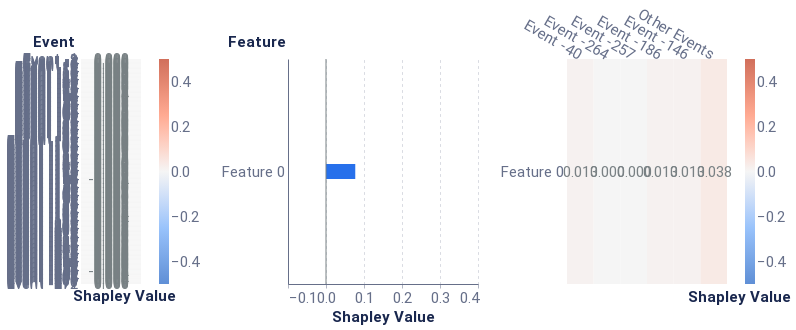

This figure's notebook cell:
### Markdown cell above
#### Local report

### Code cell
from timeshap.explainer import local_report

#pruning_dict = {'tol': 0.025}
pruning_dict = None
event_dict = {'rs': 42, 'nsamples': 32000}
feature_dict = {'rs': 42, 'nsamples': 32000, 'feature_names': None, 'plot_features': None}
cell_dict = {'rs': 42, 'nsamples': 32000, 'top_x_feats': 1, 'top_x_events': 5}
local_report(f, random_sequence, pruning_dict, event_dict, feature_dict, cell_dict=cell_dict, baseline=average_event)

### Figure 1 — Vega-Lite specification as saved in the notebook (floating-point values rounded to 4 significant figures; data arrays with more than 128 entries replaced by an {"elided": "..."} marker saying what was removed)
{"config": {"axis": {"domain": true, "domainColor": "#666F89", "grid": false, "gridCap": "round", "gridColor": "#B3B7C4", "gridDash": [2, 4], "gridWidth": 0.5, "labelColor": "#666F89", "labelFont": "Roboto, Arial, sans-serif", "labelPadding": 2, "tickColor": "#666F89", "tickOpacity": 0.5, "tickSize": 4, "titleColor": "#19274E", "titleFont": "Roboto, Arial, sans-serif", "titleFontSize": 12}, "axisBand": {"domain": true, "labelPadding": 4, "ticks": false}, "axisY": {"domain": false, "titleAlign": "left", "titleAngle": 0, "titleX": -20, "titleY": -10}, "legend": {"labelColor": "#666F89", "labelFont": "Roboto, Arial, sans-serif", "labelFontSize": 12, "symbolSize": 40, "titleColor": "#19274E", "titleFont": "Roboto, Arial, sans-serif", "titleFontSize": 12, "titlePadding": 4}, "arc": {"stroke": "#FFFFFF", "strokeWidth": 1}, "bar": {"fill": "#2770EB", "stroke": null}, "line": {"stroke": "#2770EB", "strokeWidth": 2}, "path": {"stroke": "#2770EB", "strokeWidth": 0.5}, "point": {"fill": "#2770EB", "shape": "circle", "filled": true}, "rect": {"fill": "#2770EB"}, "rule": {"stroke": "#666F89"}, "shape": {"stroke": "#2770EB"}, "text": {"color": "#19274E", "font": "Roboto, Arial, sans-serif", "fontSize": 12}, "range": {"category": ["#2770EB", "#77B98A", "#DA5252", "#FFC400", "#A87AEA", "#00A39E", "#19274E"], "diverging": ["#006360", "#2BB3AE", "#96D9D7", "#FFFFFF", "#EDAAAA", "#DA5252", "#811D1D"], "heatmap": ["#18448F", "#1B4EA5", "#2770EB", "#4C88EE", "#82ACF3", "#A6C4F7", "#E9F1FD"], "ramp": ["#18448F", "#1B4EA5", "#2770EB", "#4C88EE", "#82ACF3", "#A6C4F7", "#E9F1FD"]}, "background": "#FFFFFF", "group": {"fill": "#FFFFFF"}, "header": {"labelColor": "#19274E", "labelFont": "Roboto, Arial, sans-serif", "labelFontSize": 12, "titleColor": "#19274E", "titleFont": "Roboto, Arial, sans-serif", "titleFontSize": 16}, "title": {"anchor": "start", "color": "#19274E", "font": "Roboto, Arial, sans-serif", "fontSize": 20, "fontWeight": "bold", "offset": 20, "subtitleColor": "#19274E", "subtitleFontSize": 16}, "view": {"continuousHeight": 300, "continuousWidth": 400, "stroke": "transparent"}}, "hconcat": [{"layer": [{"mark": "rect", "encoding": {"color": {"field": "rounded", "legend": {"gradientLength": 225, "gradientThickness": 10, "labelFontSize": 15, "orient": "right"}, "scale": {"domain": [-0.5, 0.5], "range": ["#5f8fd6", "#99c3fb", "#f5f5f5", "#ffaa92", "#d16f5b"]}, "title": null, "type": "quantitative"}, "x": {"axis": {"title": "Shapley Value", "titleFontSize": 15}, "field": "column", "type": "ordinal"}, "y": {"axis": {"domain": false, "labelFontSize": 15, "title": "Event", "titleFontSize": 15, "titleX": -49}, "field": "Feature", "sort": {"elided": "272 str values"}, "type": "ordinal"}}}, {"mark": {"type": "text", "align": "right", "baseline": "middle", "color": "#798184", "dx": 18, "fontSize": 15}, "encoding": {"text": {"field": "rounded_str", "type": "nominal"}, "x": {"axis": {"domain": false, "labels": false, "title": "Shapley Value", "titleX": 43}, "field": "column", "type": "ordinal"}, "y": {"axis": {"domain": false, "labelFontSize": 15, "title": "Event", "titleFontSize": 15, "titleX": -49}, "field": "Feature", "sort": {"elided": "272 str values"}, "type": "ordinal"}}}], "data": {"name": "data-046ed8f7468acef7d2f706cc01ff87c3"}, "height": 225, "width": 60}, {"layer": [{"data": {"name": "data-8e1da55ec47b248656d5f36600244b6b"}, "mark": {"type": "bar", "size": 15, "thickness": 1}, "encoding": {"x": {"axis": {"grid": true, "labelFontSize": 15, "title": "Shapley Value", "titleFontSize": 15}, "field": "Shapley Value", "scale": {"domain": [-0.1, 0.4]}, "type": "quantitative"}, "y": {"axis": {"labelFontSize": 15, "title": "Feature", "titleFontSize": 15, "titleX": -61}, "field": "Feature", "sort": {"field": "sort_col", "order": "descending"}, "type": "nominal"}}}, {"data": {"name": "data-9c00aa9dc2b1c1a0b4bf9b34ead12925"}, "mark": {"type": "rule", "color": "#798184"}, "encoding": {"x": {"field": "x", "type": "quantitative"}}}], "height": 225, "width": 190}, {"layer": [{"mark": "rect", "encoding": {"color": {"field": "rounded", "legend": {"gradientLength": 225, "gradientThickness": 10, "labelFontSize": 15, "orient": "right"}, "scale": {"domain": [-0.5, 0.5], "range": ["#5f8fd6", "#99c3fb", "#f5f5f5", "#ffaa92", "#d16f5b"]}, "title": null, "type": "quantitative"}, "x": {"axis": {"titleFontSize": 15}, "field": "Event", "sort": ["Event -40", "Event -264", "Event -257", "Event -186", "Event -146"], "type": "nominal"}, "y": {"axis": {"domain": false, "labelFontSize": 15, "title": null}, "field": "Feature", "sort": [], "type": "nominal"}}}, {"mark": {"type": "text", "align": "right", "baseline": "middle", "color": "#798184", "dx": 18, "fontSize": 15}, "encoding": {"text": {"field": "rounded_str", "type": "nominal"}, "x": {"axis": {"domain": false, "labelAngle": 30, "labelFontSize": 15, "orient": "top", "title": "Shapley Value", "titleX": 172, "titleY": 245}, "field": "Event", "sort": ["Event -40", "Event -264", "Event -257", "Event -186", "Event -146"], "type": "nominal"}, "y": {"axis": {"domain": false, "labelFontSize": 15, "title": null}, "field": "Feature", "sort": [], "type": "nominal"}}}], "data": {"name": "data-9c42c060481cb2fe48e5d420cb3d0c50"}, "height": 225, "width": 160}], "resolve": {"scale": {"color": "independent"}}, "$schema": "https://vega.github.io/schema/vega-lite/v4.17.0.json", "datasets": {"data-046ed8f7468acef7d2f706cc01ff87c3": {"elided": "272 records"}, "data-8e1da55ec47b248656d5f36600244b6b": [{"Random seed": 42, "NSamples": 32000, "Feature": "Feature 0", "Shapley Value": 0.07702, "sort_col": 0.07702}], "data-9c00aa9dc2b1c1a0b4bf9b34ead12925": [{"x": 0}], "data-9c42c060481cb2fe48e5d420cb3d0c50": [{"Event": "Other Events", "Feature": "Feature 0", "Shapley Value": 0.03763, "rounded": 0.038, "rounded_str": "0.038"}, {"Event": "Event -40", "Feature": "Feature 0", "Shapley Value": 0.01317, "rounded": 0.013, "rounded_str": "0.013"}, {"Event": "Event -146", "Feature": "Feature 0", "Shapley Value": 0.01317, "rounded": 0.013, "rounded_str": "0.013"}, {"Event": "Event -186", "Feature": "Feature 0", "Shapley Value": 0.01317, "rounded": 0.013, "rounded_str": "0.013"}, {"Event": "Event -264", "Feature": "Feature 0", "Shapley Value": 2.557e-05, "rounded": 0.0, "rounded_str": "0.000"}, {"Event": "Event -257", "Feature": "Feature 0", "Shapley Value": -0.0001273, "rounded": -0.0, "rounded_str": "0.000"}]}}
